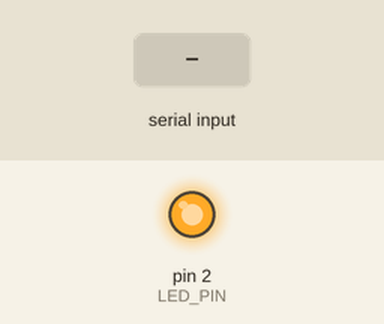
Simulated run of this sketch. Board: Arduino Uno, built with avr-gcc and run on an emulated ATmega328P. On the bench: output pins drawn as LEDs (lit = HIGH). The test bench sets the inputs (shaded band). What the sketch prints to the serial monitor is not drawn.

Above: at 1.2 s.
1.3 s: "1" received over Serial
Timing chart, 0 to 4.3 s (numbered marks = the images above; inputs shaded):
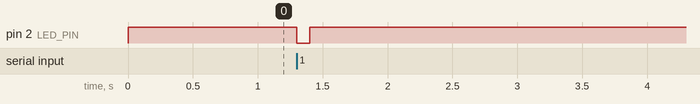

Measured:
- after the input at 1.3 s, pin 2 (LED_PIN): HIGH → LOW at once, → HIGH 0.10 s later

The sketch:

serialMirror.ino
```cpp
#include <string.h>

#define LED_PIN 2
#define BLINK_TIME_MS 100

#define MAX(a, b) ((a) > (b) ? (a) : (b))
#define MIN(a, b) ((a) < (b) ? (a) : (b))


#define BUFFER_SIZE 100

char buffer[BUFFER_SIZE];


void setup() {
  Serial.begin(19200);
  pinMode(LED_PIN, OUTPUT);
  while (!Serial) {
  }
  digitalWrite(LED_PIN, 1);
}

// the loop function runs over and over again forever
void loop() {
  static unsigned long lastRecvTime = millis();

  if (Serial) {
    uint32_t n = Serial.available();
    if (n > 0) {
      digitalWrite(LED_PIN, 0);
      lastRecvTime = millis();
      n = Serial.readBytes(buffer, MIN(BUFFER_SIZE, n));
      Serial.write(buffer, n);
      Serial.flush();
    } else {
      if (millis() - lastRecvTime >= BLINK_TIME_MS)
        digitalWrite(LED_PIN, 1);
    }
  } else {
    digitalWrite(LED_PIN, 0);
  }
}
```
